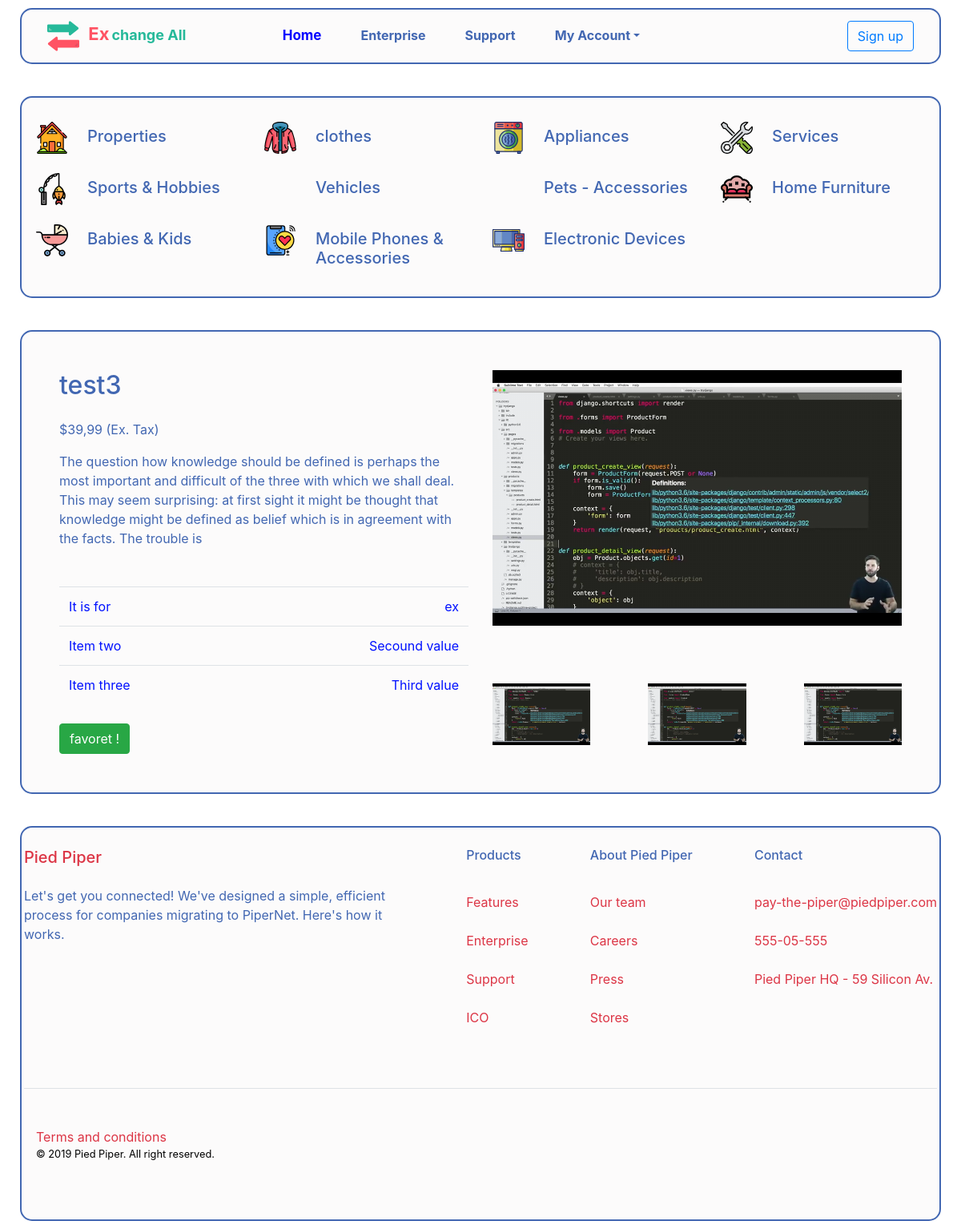
Before: /3 with the older database file.
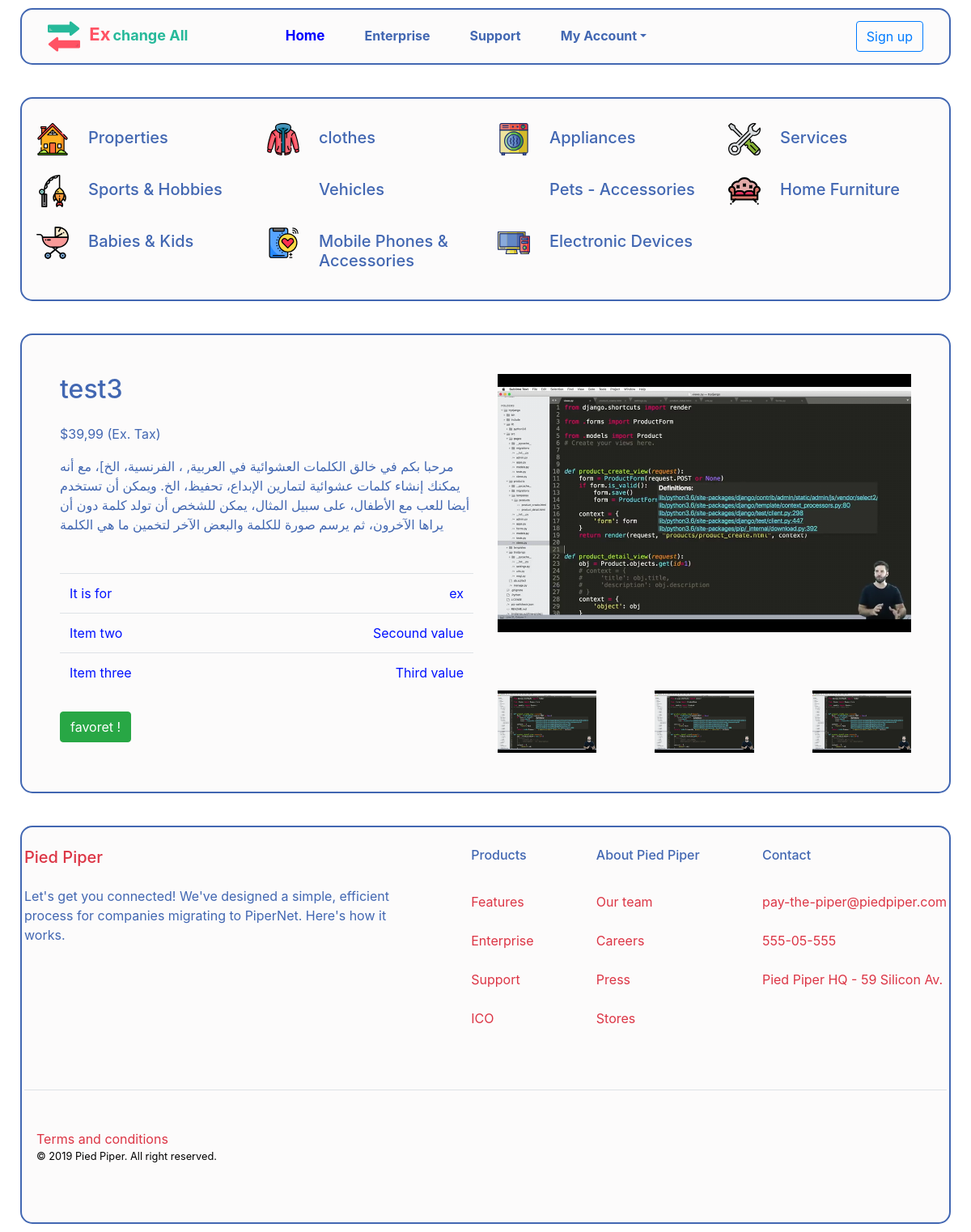
After: the same page with the newer database file.
### ads/models.py (models this page shows, shortened)
class ads(models.Model):
    options =(
    ("ex", "ex"),
    ("Sale", "Sale"),
    ("free", "free"),
    )
    user = models.ForeignKey(User, blank=True , null=True, on_delete=models.CASCADE)
    title =models.CharField(max_length=80)
    description = models.TextField(max_length=500,default='')
    create_date = models.DateTimeField(default=timezone.now)
    active = models.BooleanField(default=True)
    view =models.IntegerField(default=0)
    ad_option = models.CharField(max_length=4, choices=options , default='ex')
    img=models.ImageField(upload_to='post_img/' , default="img/defu.png")
    name_of_who=models.CharField(max_length=15 , null=True,blank=True)
    adress=models.CharField(max_length=80 , null=True,blank=True)
    mobile =models.PositiveSmallIntegerField( default=1114796307 , null=True,blank=True,)
    email=models.EmailField(default="ahmed_mag22@yahoo.com" , null=True,blank=True)
    class Meta:
        ordering = ['-view']

### ads/views.py (the view)
# urls.py: url(r'^(?P<id>\d+)$', views.ads_detail , name='ads_detail'),
def ads_detail(request , id):
    detail=get_object_or_404(ads , id=id)
    context={
        'detail':detail ,
    }
    return render(request,'detail.html', context)

### ads/templates/detail.html
{% extends 'base_ads.html' %}
{% block detail %}
{% load static %}
<section  id="con"  class="py-3 my-product-detils">
    <div  class="container">
      <div class="row">
        <div class="col-lg-6 order-2 order-lg-1">
          <h2>{{detail.title}}</h2>
          <p>$39,99 (Ex. Tax)</p>
          <p>{{detail.description}}</p>
          <table class="table mt-3 mb-2 responsive">
            <tbody>
              <tr>
                <td>It is for </td>
                <td class="text-right">{{detail.ad_option}}</td>
              </tr>
              <tr>
                <td>Item two</td>
                <td class="text-right">Secound value</td>
              </tr>
              <tr>
                <td>Item three</td>
                <td class="text-right">Third value</td>
              </tr>
            </tbody>
          </table>
            <a class="btn btn-success" href="" role="button">favoret !</a>
        </div>
        <div class="col-lg-6 order-1 order-lg-2 mb-5 mb-lg-0"><img class="img-fluid" src=" {{detail.img.url}}" alt="">
          <div class="d-flex justify-content-between w-100 mt-4">
            <div class="p-0"><img class="w-100" src=" {{detail.img.url}}" alt=""></div>
            <div class="p-0 mx-4"><img class="w-100" src=" {{detail.img.url}}" alt=""></div>
            <div class="p-0"><img class="w-100" src=" {{detail.img.url}}" alt=""></div>
          </div>
        </div>
      </div>
    </div>
  </section>
{% endblock detail %}

### ads/templates/base_ads.html (shortened to what this page needs)
{% extends "base.html" %}

### templates/base.html (shortened to what this page needs)
{% load static %}
<!DOCTYPE html>
<html lang="en">
<head>
  <link rel="stylesheet" href="{% static '../static/css/bootstrap/bootstrap.min.css' %}">
  <link rel="stylesheet" href="{% static '../static/css/font-as.css' %}" class="stylsheet">
  <link rel="stylesheet" href="{% static '../static/css/me.css' %}" class="stylsheet">
</head>
<body>
  <div class="container-fluid">
    <section>
      <nav class="navbar navbar-expand-lg navbar-light mynav"><a class="navbar-brand col-4 pl-0 mr-0" href="#"><img
            class="my-nav-icon" src="{% static '../../static/icon/arrows (2).svg'%}" alt=""><span class="myex-all"> <span
              class="myex">Ex</span>change All</span></a>
        <div class="collapse navbar-collapse justify-content-md-center col-8 px-0" id="navigations-09">
          <ul class="navbar-nav col-6 justify-content-center">
            <li class="nav-item"><a class="nav-link active" href="/">Home<span class="sr-only">(current)</span></a></li>
            <li class="nav-item"><a class="nav-link" href="#">Enterprise</a></li>
            <li class="nav-item"><a class="nav-link" href="#">Support</a></li>
            <li class="nav-item dropdown"><a class="nav-link dropdown-toggle" href="#" data-toggle="dropdown">My
                Account</a>
            </li>
          </ul>
          <div class="col-6 text-lg-right px-0"><a class="btn btn-outline-primary mt-2 mt-lg-0 mr-0" href="#">Sign up</a>
          </div>
        </div>
      </nav>
    </section>
    <section class="py-5 mynavcat ">
      <div class="container">
        <div class="row mt-5 mycatlink">
          <div class="col-md-6 col-lg-3 d-flex align-items-start my-icon-div col-sm-6"><img id="aa"
              class="mr-2 mt-2 my-icon" src="{% static '../../static/icon/house.svg'%}" alt="">
            <div>
              <h5 class="mb-1">Properties</h5>
            </div>
          </div>
          <div class="col-md-6 col-lg-3 d-flex align-items-start my-icon-div col-sm-6"><img class="mr-2 mt-2 my-icon"
              src="{% static '../../static/icon/clothes.svg'%}" alt="">
            <div>
              <h5 class="mb-1">clothes</h5>
            </div>
          </div>
          <div class="col-md-6 col-lg-3 d-flex align-items-start my-icon-div col-sm-6"><img class="mr-2 mt-2 my-icon"
              src="{% static '../../static/icon/home app.svg'%}" alt="">
            <div>
              <h5 class="mb-1">Appliances</h5>
            </div>
          </div>
          <div class="col-md-6 col-lg-3 d-flex align-items-start my-icon-div col-sm-6"><img class="mr-2 mt-2 my-icon"
              src="{% static '../../static/icon/service.svg'%}" alt="">
            <div>
              <h5 class="mb-1"> Services</h5>
            </div>
          </div>
          <div class="col-md-6 col-lg-3 d-flex align-items-start my-icon-div col-sm-6"><img class="mr-2 mt-2 my-icon"
              src="{% static '../../static/icon/fishing-rod.svg'%}" alt="">
            <div>
              <h5 class="mb-1">Sports & Hobbies</h5>
            </div>
          </div>
          <div class="col-md-6 col-lg-3 d-flex align-items-start my-icon-div col-sm-6"><img class="mr-2 mt-2 my-icon"
            <div>
              <h5 class="mb-1">Vehicles</h5>
            </div>
          </div>
          <div class="col-md-6 col-lg-3 d-flex align-items-start my-icon-div col-sm-6"><img class="mr-2 mt-2 my-icon"
            <div>
              <h5 class="mb-1">Pets - Accessories</h5>
            </div>
          </div>
          <div class="col-md-6 col-lg-3 d-flex align-items-start my-icon-div col-sm-6"><img class="mr-2 mt-2 my-icon"
              src="{% static '../../static/icon/livingroom.svg'%}" alt="">
            <div>
              <h5 class="mb-1">Home Furniture</h5>
            </div>
          </div>
          <div class="col-md-6 col-lg-3 d-flex align-items-start my-icon-div col-sm-6"><img class="mr-2 mt-2 my-icon"
              src="{% static '../../static/icon/baby.svg'%}" alt="">
            <div>
              <h5 class="mb-1">Babies & Kids</h5>
            </div>
          </div>
          <div class="col-md-6 col-lg-3 d-flex align-items-start my-icon-div col-sm-6"><img class="mr-2 mt-2 my-icon"
              src="{% static '../../static/icon/mopile.svg'%}" alt="">
            <div>
              <h5 class="mb-1">Mobile Phones & Accessories</h5>
            </div>
          </div>
          <div class="col-md-6 col-lg-3 d-flex align-items-start my-icon-div col-sm-6"><img class="mr-2 mt-2 my-icon"
              src="{% static '../../static/icon/computer.svg'%}" alt="">
            <div>
              <h5 class="mb-1">Electronic Devices</h5>
            </div>
          </div>
        </div>
      </div>
    </section>
{% block detail %}
{% endblock detail %}
    <footer class="py-4 my-footer">
      <div class="container text-center text-lg-left">
        <div class="row d-flex justify-content-between flex-column flex-lg-row align-items-center align-items-lg-start">
          <div class="d-flex flex-column col-10 col-lg-5 pl-0">
            <h5><a href="#">Pied Piper</a></h5>
            <p>Let's get you connected! We've designed a simple, efficient process for companies migrating to PiperNet.
              Here's how it works.</p>
            <ul class="list-inline d-flex mb-3 justify-content-center justify-content-lg-start">
              <li class="px-2"><a href="#"><img src="placeholder/icons/twitter.svg" alt=""></a></li>
              <li class="px-2"><a href="#"><img src="placeholder/icons/facebook-official.svg" alt=""></a></li>
              <li class="px-2"><a href="#"><img src="placeholder/icons/instagram.svg" alt=""></a></li>
            </ul>
          </div>
          <div>
            <h6>Products</h6>
            <ul class="list-inline ml-0">
              <li class="py-1"><a href="#">Features</a></li>
              <li class="py-1"><a href="#">Enterprise</a></li>
              <li class="py-1"><a href="#">Support</a></li>
              <li class="py-1"><a href="#">ICO</a></li>
            </ul>
          </div>
          <div>
            <h6>About Pied Piper</h6>
            <ul class="list-inline ml-">
              <li class="py-1"><a href="#">Our team</a></li>
              <li class="py-1"><a href="#">Careers</a></li>
              <li class="py-1"><a href="#">Press</a></li>
              <li class="py-1"><a href="#">Stores</a></li>
            </ul>
          </div>
          <div>
            <h6>Contact</h6>
            <ul class="list-inline ml-0">
              <li class="py-1"><a href="#">pay-the-piper@piedpiper.com</a></li>
              <li class="py-1"><a href="#">555-05-555</a></li>
              <li class="py-1"><a href="#">Pied Piper HQ - 59 Silicon Av.</a></li>
            </ul>
          </div>
          <div class="w-100 border-top my-3"></div>
        </div>
        <div class="flex-column flex-sm-row align-items-center justify-content-sm-between"><a href="#">Terms and
            conditions</a>
          <p class="mb-0 small text-muted">&copy; 2019 Pied Piper. All right reserved.</p>
        </div>
      </div>
    </footer>
  </div>
</body>
</html>

### static/css/me.css (style rules this page uses)
body { color: #4267b2; }
.mynav { background: #e3dddd21; margin: 10px; border: 2px solid #4267b2; border-radius: 15px; padding: 0.5rem 2rem; }
a.nav-link { color: #4267b2 !important; font-size: 16px; margin-right: 33px; font-weight: bold; }
.myex { color:#ff5364; font-weight: bold; font-size: 22px; right: 3px; position: relative; }
.myex-all { font-size: 18px; font-weight: bold; margin-left: 10px; color: #26b99a !important; }
.mynavcat { background: #e3dddd21; margin: 10px; border: 2px solid #4267b2; border-radius: 15px; padding-bottom: 0px !important; padding-top: 0px !important; margin-top: 40px; margin-bottom: 40px; }
.mycatlink { margin-top: 36px !important; margin-bottom: 20px !important; }
.my-footer { background: #e3dddd21; margin: 10px; border: 2px solid #4267b2; border-radius: 15px; padding-top: 25px !important; margin-top: 40px; }
.nav-link.active { color: blue !important; font-size: 17px; }
.my-product-detils { background: #e3dddd21; margin: 10px; border: 2px solid #4267b2; border-radius: 15px; padding: 0.5rem 2rem; min-height: 531px; }
.my-nav-icon { height: auto; width: 40px; }
.my-icon { height: auto; width: 40px; position: relative; top: -30px; }
.my-icon { transform: scale(1); transition: 0.9s,top ; }

Changed rows visible on the page:
changed ads "test3": description "The question how knowledge should be defined is perhaps the most important and difficult of the three with which we shall deal. This may seem surprising: at first sight it might be thought that knowledge might be defined as belief which is in agreement with the facts. The trouble is" → "مرحبا بكم في خالق الكلمات العشوائية في العربية, ، الفرنسية، الخ]، مع أنه يمكنك إنشاء كلمات عشوائية لتمارين الإبداع، تحفيظ، الخ. ويمكن أن تستخدم أيضا للعب مع الأطفال، على سبيل المثال، يمكن للشخص أن تولد كلمة دون أن يراها الآخرون، ثم يرسم صورة للكلمة والبعض الآخر لتخمين ما هي الكلمة"
